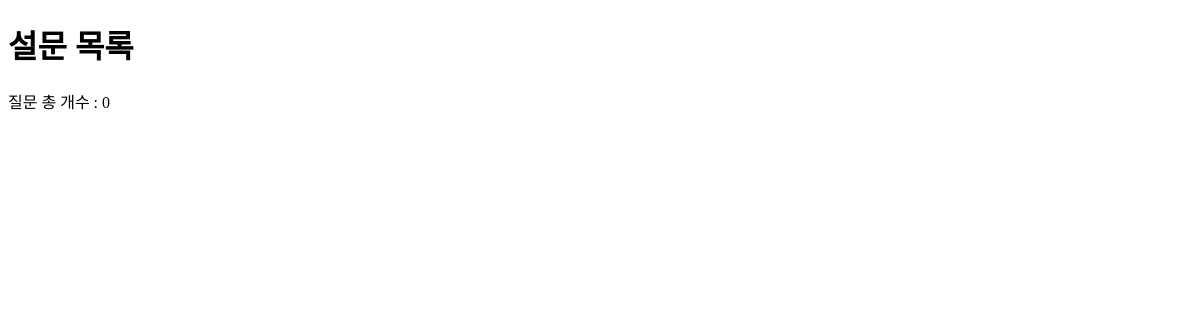
Page /polls/list on the earlier database version.
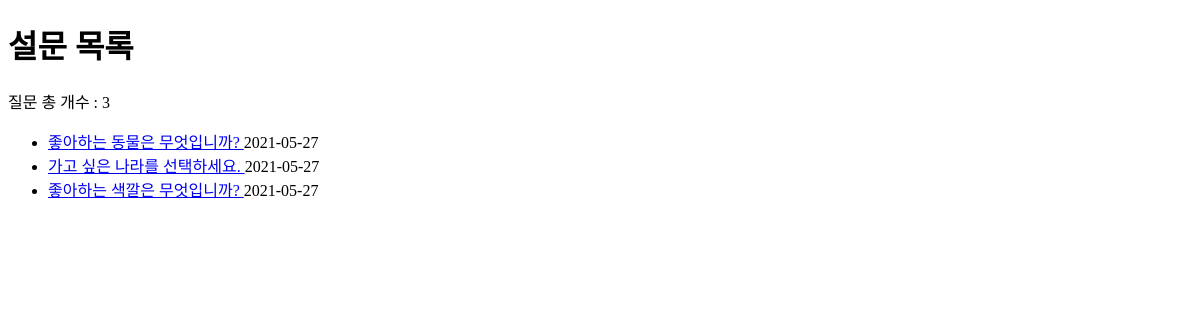
Same page on the later database version.
### polls/models.py (models this page shows)
class Question(models.Model):
    question_text = models.CharField(max_length=200)#CharField == NVACHAR
    pub_date = models.DateTimeField(auto_now_add=True) # auto_now_add=True : insert될 대 일시를 자동 등록(insert)
    def __str__(self):
        return self.question_text

### polls/views.py (the view)
# urls.py: path('list', views.list, name='list'),
def list(request):
    question_list = Question.objects.all().order_by('-pub_date')
    print(question_list)
    return render(request, 'polls/list.html', {"question_list" : question_list})

### polls/templates/polls/list.html (shortened to what this page needs)
<!DOCTYPE html>
<html lang="en">
<head>
</head>
<body>
    <h1>설문 목록</h1>
    질문 총 개수 : {{question_list| length}}
    <ul>
        {% for question in question_list %}
        <li>
            <a href="{%url 'polls:vote_form' question.id%}">
                {{question.question_text}}
            </a>
            {{question.pub_date | date:'Y-m-d'}}
        </li>
        {% endfor%}
    </ul>
</body>
</html>

Differences in the rows shown:
added Question: question_text "좋아하는 동물은 무엇입니까?", pub_date "2021-05-27"
added Question: question_text "가고 싶은 나라를 선택하세요.", pub_date "2021-05-27"
added Question: question_text "좋아하는 색깔은 무엇입니까?", pub_date "2021-05-27"
Other differences:
{{ question_list| length }}: "0" → "3"
